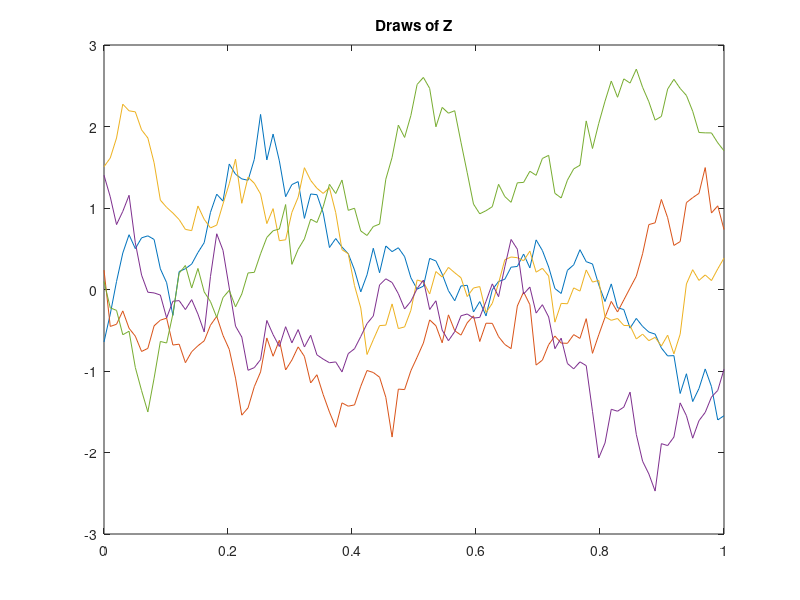
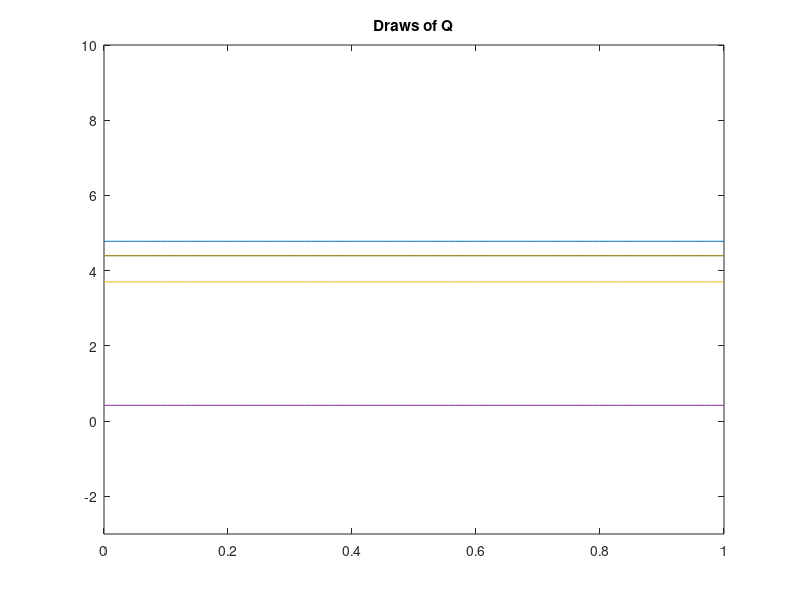
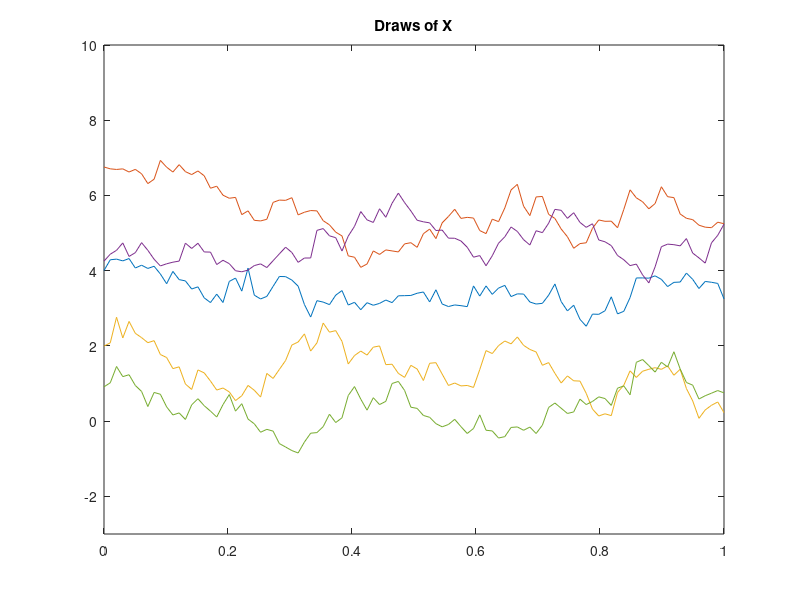

These charts were generated, in order, by the following MATLAB code:
% Jari's cute little trick for letting the means vary. Suppose we have a
% random variable z with mean 0 and covariance Gamma_Z. Now suppose we want
% to take draws of z from z but with varying means. We then instead
% consideer a random variable x = z + q where q is cleverly designed to
% allow this behaviour

close all
clear all
clc

%=== Discretizing Domain ===%
N = 100;
t = [0:N-1]/(N-1);
N_Draws = 5;

%=== Defining and Drawing From Z ===%
lambda = 3;
gamma = exp(-lambda*t); %Ornstein Uhlenbeck process. Correlation decays the further away the points are
Gamma_Z = toeplitz(gamma);
L_Z = chol(Gamma_Z);
Z = L_Z'*randn(N,N_Draws);
figure
plot(t,Z);
title('Draws of Z')

%=== Defining and Drawing From Q ===%
mu_Q = 4*ones(N,1);
sigma_Q = 2;
Gamma_Q = sigma_Q^2*ones(N,1)*ones(N,1)';

[V,D] = eig(Gamma_Q); %Since Gamma_Q rank 1 and not positive definite, we can't chol(Gamma_Q) to get draws. Instead, we simply get another matrix square root via eigendecomposition
L_Q = sqrt(D)*V';
Q = bsxfun(@plus,mu_Q,L_Q'*randn(N,N_Draws));
figure
plot(t,Q);
set(gca,'ylim',[-3, 10]);
title('Draws of Q')

%=== Defining and Drawing From Z ===%
Gamma_X = Gamma_Z + Gamma_Q;
L_X = chol(Gamma_X);
X = bsxfun(@plus,mu_Q,L_X'*randn(N,N_Draws));
figure
plot(t,X);
set(gca,'ylim',[-3, 10]);
title('Draws of X')
